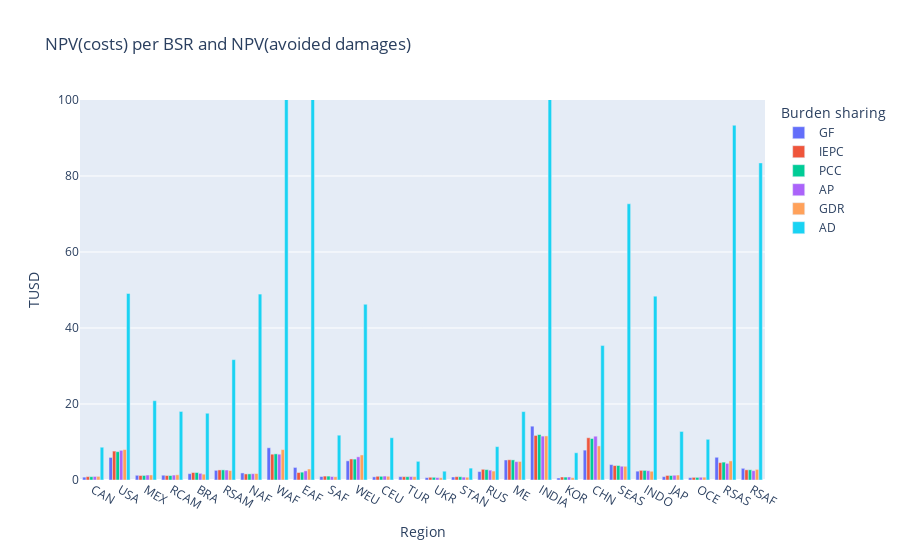

The notebook cell saved with this chart:
### Code cell
fig = px.bar(sums_graph, x="Region", y="value", color="Burden sharing", barmode="group",
            title = "NPV(costs) per BSR and NPV(avoided damages)")
    #facet_col = "Region",
    #facet_col_wrap=3,
    #height=2000)
fig.update_yaxes(
    title = 'TUSD',
    range = [0, 100])
fig

### Figure 1 — Plotly figure (JSON) as saved in the notebook; plotly's stock layout.template omitted (floating-point values rounded to 4 significant figures)
{"data": [{"alignmentgroup": "True", "hovertemplate": "Burden sharing=GF<br>Region=%{x}<br>value=%{y}<extra></extra>", "legendgroup": "GF", "marker": {"color": "#636efa", "pattern": {"shape": ""}}, "name": "GF", "offsetgroup": "GF", "orientation": "v", "showlegend": true, "textposition": "auto", "type": "bar", "x": ["CAN", "USA", "MEX", "RCAM", "BRA", "RSAM", "NAF", "WAF", "EAF", "SAF", "WEU", "CEU", "TUR", "UKR", "STAN", "RUS", "ME", "INDIA", "KOR", "CHN", "SEAS", "INDO", "JAP", "OCE", "RSAS", "RSAF"], "xaxis": "x", "y": [0.7549, 5.942, 1.24, 1.261, 1.668, 2.547, 1.858, 8.48, 3.308, 0.9201, 5.043, 0.8323, 0.8869, 0.6259, 0.797, 2.216, 5.266, 14.16, 0.5311, 7.866, 4.049, 2.33, 0.8819, 0.619, 5.982, 3.077], "yaxis": "y"}, {"alignmentgroup": "True", "hovertemplate": "Burden sharing=IEPC<br>Region=%{x}<br>value=%{y}<extra></extra>", "legendgroup": "IEPC", "marker": {"color": "#EF553B", "pattern": {"shape": ""}}, "name": "IEPC", "offsetgroup": "IEPC", "orientation": "v", "showlegend": true, "textposition": "auto", "type": "bar", "x": ["CAN", "USA", "MEX", "RCAM", "BRA", "RSAM", "NAF", "WAF", "EAF", "SAF", "WEU", "CEU", "TUR", "UKR", "STAN", "RUS", "ME", "INDIA", "KOR", "CHN", "SEAS", "INDO", "JAP", "OCE", "RSAS", "RSAF"], "xaxis": "x", "y": [0.8915, 7.607, 1.189, 1.168, 1.97, 2.656, 1.598, 6.793, 1.968, 1.032, 5.54, 0.9794, 0.8788, 0.7222, 0.8741, 2.817, 5.335, 11.72, 0.7894, 11.12, 3.797, 2.543, 1.197, 0.6974, 4.581, 2.682], "yaxis": "y"}, {"alignmentgroup": "True", "hovertemplate": "Burden sharing=PCC<br>Region=%{x}<br>value=%{y}<extra></extra>", "legendgroup": "PCC", "marker": {"color": "#00cc96", "pattern": {"shape": ""}}, "name": "PCC", "offsetgroup": "PCC", "orientation": "v", "showlegend": true, "textposition": "auto", "type": "bar", "x": ["CAN", "USA", "MEX", "RCAM", "BRA", "RSAM", "NAF", "WAF", "EAF", "SAF", "WEU", "CEU", "TUR", "UKR", "STAN", "RUS", "ME", "INDIA", "KOR", "CHN", "SEAS", "INDO", "JAP", "OCE", "RSAS", "RSAF"], "xaxis": "x", "y": [0.8743, 7.451, 1.197, 1.179, 1.975, 2.67, 1.614, 6.881, 2.063, 1.023, 5.499, 0.9741, 0.8752, 0.7139, 0.8607, 2.74, 5.293, 11.96, 0.7673, 10.92, 3.817, 2.534, 1.182, 0.6905, 4.708, 2.691], "yaxis": "y"}, {"alignmentgroup": "True", "hovertemplate": "Burden sharing=AP<br>Region=%{x}<br>value=%{y}<extra></extra>", "legendgroup": "AP", "marker": {"color": "#ab63fa", "pattern": {"shape": ""}}, "name": "AP", "offsetgroup": "AP", "orientation": "v", "showlegend": true, "textposition": "auto", "type": "bar", "x": ["CAN", "USA", "MEX", "RCAM", "BRA", "RSAM", "NAF", "WAF", "EAF", "SAF", "WEU", "CEU", "TUR", "UKR", "STAN", "RUS", "ME", "INDIA", "KOR", "CHN", "SEAS", "INDO", "JAP", "OCE", "RSAS", "RSAF"], "xaxis": "x", "y": [0.936, 7.807, 1.303, 1.295, 1.755, 2.626, 1.657, 6.791, 2.407, 0.9102, 6.102, 1.037, 0.9085, 0.6391, 0.7691, 2.586, 4.838, 11.55, 0.7997, 11.52, 3.624, 2.453, 1.258, 0.7277, 4.38, 2.461], "yaxis": "y"}, {"alignmentgroup": "True", "hovertemplate": "Burden sharing=GDR<br>Region=%{x}<br>value=%{y}<extra></extra>", "legendgroup": "GDR", "marker": {"color": "#FFA15A", "pattern": {"shape": ""}}, "name": "GDR", "offsetgroup": "GDR", "orientation": "v", "showlegend": true, "textposition": "auto", "type": "bar", "x": ["CAN", "USA", "MEX", "RCAM", "BRA", "RSAM", "NAF", "WAF", "EAF", "SAF", "WEU", "CEU", "TUR", "UKR", "STAN", "RUS", "ME", "INDIA", "KOR", "CHN", "SEAS", "INDO", "JAP", "OCE", "RSAS", "RSAF"], "xaxis": "x", "y": [0.9576, 8.007, 1.326, 1.371, 1.534, 2.496, 1.708, 8.002, 2.894, 0.8639, 6.591, 0.9785, 0.8835, 0.595, 0.7333, 2.352, 4.885, 11.6, 0.6089, 8.975, 3.611, 2.3, 1.309, 0.7472, 5.022, 2.794], "yaxis": "y"}, {"alignmentgroup": "True", "hovertemplate": "Burden sharing=AD<br>Region=%{x}<br>value=%{y}<extra></extra>", "legendgroup": "AD", "marker": {"color": "#19d3f3", "pattern": {"shape": ""}}, "name": "AD", "offsetgroup": "AD", "orientation": "v", "showlegend": true, "textposition": "auto", "type": "bar", "x": ["CAN", "USA", "MEX", "RCAM", "BRA", "RSAM", "NAF", "WAF", "EAF", "SAF", "WEU", "CEU", "TUR", "UKR", "STAN", "RUS", "ME", "INDIA", "KOR", "CHN", "SEAS", "INDO", "JAP", "OCE", "RSAS", "RSAF"], "xaxis": "x", "y": [8.627, 49.09, 20.87, 18.04, 17.57, 31.67, 48.92, 295.3, 135.4, 11.79, 46.24, 11.12, 4.914, 2.316, 3.126, 8.782, 18.0, 357.4, 7.17, 35.38, 72.69, 48.37, 12.78, 10.71, 93.36, 83.45], "yaxis": "y"}], "layout": {"barmode": "group", "legend": {"title": {"text": "Burden sharing"}, "tracegroupgap": 0}, "title": {"text": "NPV(costs) per BSR and NPV(avoided damages)"}, "xaxis": {"anchor": "y", "domain": [0, 1], "title": {"text": "Region"}}, "yaxis": {"anchor": "x", "domain": [0, 1], "range": [0, 100], "title": {"text": "TUSD"}}}}
